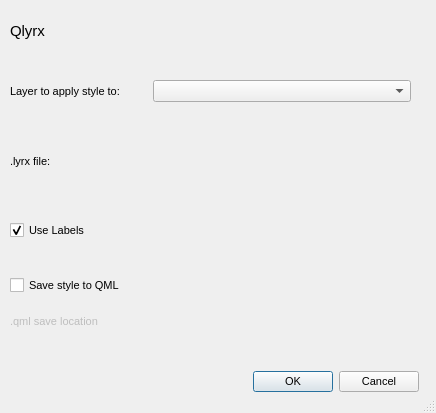
<?xml version="1.0" encoding="UTF-8"?>
<ui version="4.0">
 <class>readLyrxDialogBase</class>
 <widget class="QDialog" name="readLyrxDialogBase">
  <property name="geometry">
   <rect>
    <x>0</x>
    <y>0</y>
    <width>436</width>
    <height>413</height>
   </rect>
  </property>
  <property name="sizePolicy">
   <sizepolicy hsizetype="MinimumExpanding" vsizetype="MinimumExpanding">
    <horstretch>0</horstretch>
    <verstretch>0</verstretch>
   </sizepolicy>
  </property>
  <property name="minimumSize">
   <size>
    <width>418</width>
    <height>332</height>
   </size>
  </property>
  <property name="font">
   <font>
    <pointsize>8</pointsize>
   </font>
  </property>
  <property name="windowTitle">
   <string>readLyrx</string>
  </property>
  <property name="sizeGripEnabled">
   <bool>true</bool>
  </property>
  <widget class="QLabel" name="header">
   <property name="geometry">
    <rect>
     <x>10</x>
     <y>10</y>
     <width>381</width>
     <height>41</height>
    </rect>
   </property>
   <property name="sizePolicy">
    <sizepolicy hsizetype="MinimumExpanding" vsizetype="MinimumExpanding">
     <horstretch>0</horstretch>
     <verstretch>0</verstretch>
    </sizepolicy>
   </property>
   <property name="minimumSize">
    <size>
     <width>381</width>
     <height>31</height>
    </size>
   </property>
   <property name="font">
    <font>
     <pointsize>11</pointsize>
    </font>
   </property>
   <property name="text">
    <string>Qlyrx</string>
   </property>
  </widget>
  <widget class="QWidget" name="gridLayoutWidget_2">
   <property name="geometry">
    <rect>
     <x>10</x>
     <y>60</y>
     <width>401</width>
     <height>271</height>
    </rect>
   </property>
   <layout class="QGridLayout" name="gridLayout">
    <property name="horizontalSpacing">
     <number>28</number>
    </property>
    <property name="verticalSpacing">
     <number>6</number>
    </property>
    <item row="0" column="0">
     <layout class="QVBoxLayout" name="verticalLayout">
      <item>
       <layout class="QHBoxLayout" name="horizontalLayout_3">
        <item>
         <widget class="QLabel" name="layer_label">
          <property name="sizePolicy">
           <sizepolicy hsizetype="MinimumExpanding" vsizetype="MinimumExpanding">
            <horstretch>0</horstretch>
            <verstretch>0</verstretch>
           </sizepolicy>
          </property>
          <property name="minimumSize">
           <size>
            <width>121</width>
            <height>58</height>
           </size>
          </property>
          <property name="text">
           <string>Layer to apply style to:   </string>
          </property>
         </widget>
        </item>
        <item>
         <widget class="QgsMapLayerComboBox" name="layer_select">
          <property name="sizePolicy">
           <sizepolicy hsizetype="MinimumExpanding" vsizetype="Fixed">
            <horstretch>0</horstretch>
            <verstretch>0</verstretch>
           </sizepolicy>
          </property>
          <property name="minimumSize">
           <size>
            <width>258</width>
            <height>20</height>
           </size>
          </property>
          <property name="excludedProviders">
           <stringlist>
            <string>wms</string>
            <string>wmts</string>
           </stringlist>
          </property>
         </widget>
        </item>
       </layout>
      </item>
     </layout>
    </item>
    <item row="2" column="0">
     <layout class="QVBoxLayout" name="verticalLayout_3">
      <property name="spacing">
       <number>8</number>
      </property>
      <item>
       <widget class="QCheckBox" name="parseLables">
        <property name="sizePolicy">
         <sizepolicy hsizetype="MinimumExpanding" vsizetype="MinimumExpanding">
          <horstretch>0</horstretch>
          <verstretch>0</verstretch>
         </sizepolicy>
        </property>
        <property name="minimumSize">
         <size>
          <width>359</width>
          <height>20</height>
         </size>
        </property>
        <property name="text">
         <string>Use Labels</string>
        </property>
        <property name="checked">
         <bool>true</bool>
        </property>
       </widget>
      </item>
     </layout>
    </item>
    <item row="1" column="0">
     <layout class="QVBoxLayout" name="verticalLayout_2">
      <item>
       <layout class="QHBoxLayout" name="horizontalLayout_4">
        <item>
         <widget class="QLabel" name="file_label">
          <property name="sizePolicy">
           <sizepolicy hsizetype="Preferred" vsizetype="Fixed">
            <horstretch>0</horstretch>
            <verstretch>0</verstretch>
           </sizepolicy>
          </property>
          <property name="minimumSize">
           <size>
            <width>54</width>
            <height>20</height>
           </size>
          </property>
          <property name="text">
           <string>.lyrx file: </string>
          </property>
         </widget>
        </item>
        <item>
         <spacer name="horizontalSpacer">
          <property name="orientation">
           <enum>Qt::Horizontal</enum>
          </property>
          <property name="sizeType">
           <enum>QSizePolicy::Fixed</enum>
          </property>
          <property name="sizeHint" stdset="0">
           <size>
            <width>85</width>
            <height>20</height>
           </size>
          </property>
         </spacer>
        </item>
        <item>
         <widget class="QgsFileWidget" name="file_select">
          <property name="sizePolicy">
           <sizepolicy hsizetype="MinimumExpanding" vsizetype="MinimumExpanding">
            <horstretch>0</horstretch>
            <verstretch>0</verstretch>
           </sizepolicy>
          </property>
          <property name="minimumSize">
           <size>
            <width>165</width>
            <height>20</height>
           </size>
          </property>
          <property name="dialogTitle">
           <string>Choose a lyrx file for symbology to load</string>
          </property>
          <property name="filter">
           <string>Arcgis Pro Layer (*.lyrx) ;; </string>
          </property>
         </widget>
        </item>
       </layout>
      </item>
     </layout>
    </item>
    <item row="3" column="0">
     <layout class="QVBoxLayout" name="verticalLayout_4">
      <property name="spacing">
       <number>8</number>
      </property>
      <item>
       <widget class="QCheckBox" name="saveQmlCheck">
        <property name="enabled">
         <bool>true</bool>
        </property>
        <property name="sizePolicy">
         <sizepolicy hsizetype="MinimumExpanding" vsizetype="MinimumExpanding">
          <horstretch>0</horstretch>
          <verstretch>0</verstretch>
         </sizepolicy>
        </property>
        <property name="minimumSize">
         <size>
          <width>359</width>
          <height>20</height>
         </size>
        </property>
        <property name="text">
         <string>Save style to QML</string>
        </property>
        <property name="checked">
         <bool>false</bool>
        </property>
       </widget>
      </item>
      <item>
       <layout class="QHBoxLayout" name="horizontalLayout">
        <item>
         <widget class="QLabel" name="qmlLabel">
          <property name="enabled">
           <bool>false</bool>
          </property>
          <property name="text">
           <string>.qml save location</string>
          </property>
         </widget>
        </item>
        <item>
         <spacer name="horizontalSpacer_2">
          <property name="orientation">
           <enum>Qt::Horizontal</enum>
          </property>
          <property name="sizeType">
           <enum>QSizePolicy::Fixed</enum>
          </property>
          <property name="sizeHint" stdset="0">
           <size>
            <width>85</width>
            <height>20</height>
           </size>
          </property>
         </spacer>
        </item>
        <item>
         <widget class="QgsFileWidget" name="QMLSaveLocation">
          <property name="enabled">
           <bool>false</bool>
          </property>
          <property name="filter">
           <string>QML files (*.qml)</string>
          </property>
          <property name="storageMode">
           <enum>QgsFileWidget::SaveFile</enum>
          </property>
         </widget>
        </item>
       </layout>
      </item>
     </layout>
    </item>
   </layout>
  </widget>
  <widget class="QDialogButtonBox" name="button_box">
   <property name="geometry">
    <rect>
     <x>60</x>
     <y>370</y>
     <width>359</width>
     <height>24</height>
    </rect>
   </property>
   <property name="sizePolicy">
    <sizepolicy hsizetype="Fixed" vsizetype="Fixed">
     <horstretch>0</horstretch>
     <verstretch>0</verstretch>
    </sizepolicy>
   </property>
   <property name="minimumSize">
    <size>
     <width>359</width>
     <height>5</height>
    </size>
   </property>
   <property name="orientation">
    <enum>Qt::Horizontal</enum>
   </property>
   <property name="standardButtons">
    <set>QDialogButtonBox::Cancel|QDialogButtonBox::Ok</set>
   </property>
  </widget>
 </widget>
 <customwidgets>
  <customwidget>
   <class>QgsFileWidget</class>
   <extends>QWidget</extends>
   <header>qgsfilewidget.h</header>
  </customwidget>
  <customwidget>
   <class>QgsMapLayerComboBox</class>
   <extends>QComboBox</extends>
   <header>qgsmaplayercombobox.h</header>
  </customwidget>
 </customwidgets>
 <resources/>
 <connections>
  <connection>
   <sender>button_box</sender>
   <signal>accepted()</signal>
   <receiver>readLyrxDialogBase</receiver>
   <slot>accept()</slot>
   <hints>
    <hint type="sourcelabel">
     <x>20</x>
     <y>20</y>
    </hint>
    <hint type="destinationlabel">
     <x>20</x>
     <y>20</y>
    </hint>
   </hints>
  </connection>
  <connection>
   <sender>button_box</sender>
   <signal>rejected()</signal>
   <receiver>readLyrxDialogBase</receiver>
   <slot>reject()</slot>
   <hints>
    <hint type="sourcelabel">
     <x>20</x>
     <y>20</y>
    </hint>
    <hint type="destinationlabel">
     <x>20</x>
     <y>20</y>
    </hint>
   </hints>
  </connection>
 </connections>
</ui>
